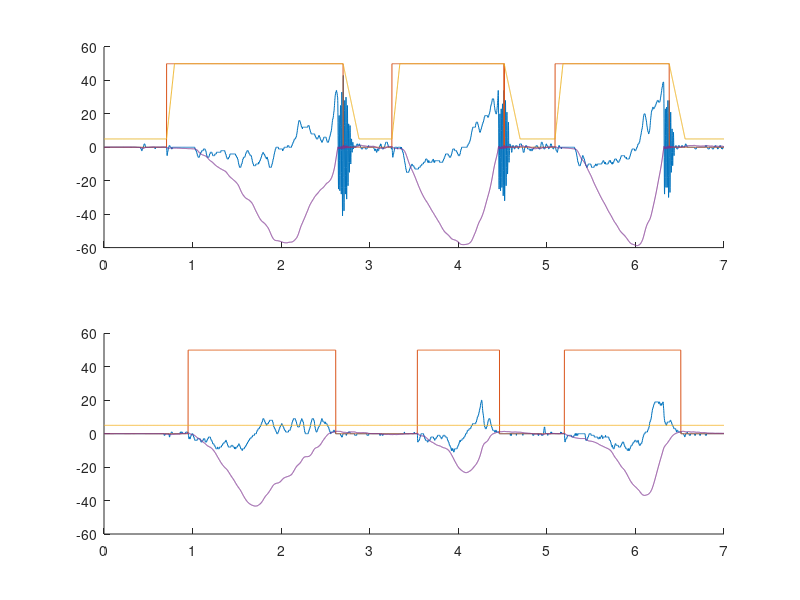

MATLAB code for this plot:
% plotting data from prelim testing of 1-stage belt reduction on 1DOF
% teleoperation apparatus

%% import data
data1 = load('reduction_contact2.txt');
data2 = load('reduction_contact3.txt');

%% parse

Kp1 = data1(1001:8000,1)';
Id1 = data1(1001:8000,2)';
PosDiff1 = data1(1001:8000,3)';
VelDiff1 = data1(1001:8000,4)';
Contact1 = (data1(1001:8000,5)' < 3000);

Kp2 = data2(1:7000,1)';
Id2 = data2(1:7000,2)';
PosDiff2 = data2(1:7000,3)';
VelDiff2 = data2(1:7000,4)';
Contact2 = (data2(1:7000,5)' < 3000);

%% plot values

time = 0.001:0.001:7;

figure; 
subplot(2,1,1);
hold on;
plot(time,VelDiff1);
plot(time,(Contact1*50));
plot(time,(Kp1/20));
plot(time,(PosDiff1/100));
hold off;
subplot(2,1,2);
hold on;
plot(time,VelDiff2);
plot(time,(Contact2*50));
plot(time,(Kp2/20));
plot(time,(PosDiff2/100));
hold off;


